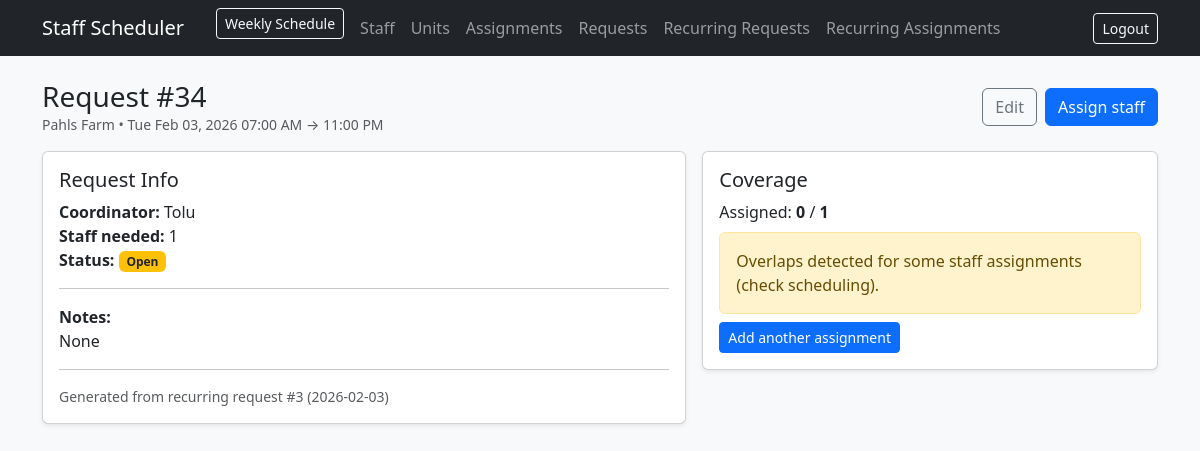
The page /requests/34 (signed in) on the database its author committed.
### app/models.py (models this page shows)
class Request(db.Model):
    __tablename__ = "requests"
    id = db.Column(db.Integer, primary_key=True)
    unit_id = db.Column(db.Integer, db.ForeignKey("units.id"), nullable=False)
    unit = db.relationship("Unit", backref=db.backref("requests", lazy=True))
    coordinator_name = db.Column(db.String(140), nullable=False)
    staff_needed = db.Column(db.Integer, nullable=False)
    start_datetime = db.Column(db.DateTime, nullable=False)
    end_datetime = db.Column(db.DateTime, nullable=False)
    status = db.Column(db.String(20), nullable=False, default="Open")  # Open/Satisfied/Canceled
    created_by_admin_id = db.Column(db.Integer, db.ForeignKey("admins.id"), nullable=False)
    created_by = db.relationship("Admin", backref=db.backref("requests_created", lazy=True))
    notes = db.Column(db.Text, nullable=True)
    created_at = db.Column(db.DateTime, default=datetime.utcnow, nullable=False)
    recurring_id = db.Column(db.Integer, db.ForeignKey("recurring_requests.id"), nullable=True)
    occurrence_date = db.Column(db.Date, nullable=True)
    recurring = db.relationship("RecurringRequest", backref="occurrences")
    __table_args__ = (
    db.UniqueConstraint("recurring_id", "occurrence_date", name="uq_request_recurring_occurrence"),
)

class Unit(db.Model):
    __tablename__ = "units"
    id = db.Column(db.Integer, primary_key=True)
    unit_name = db.Column(db.String(140), nullable=False, index=True)
    address = db.Column(db.String(220), nullable=True)
    is_active = db.Column(db.Boolean, default=True, nullable=False)
    created_at = db.Column(db.DateTime, default=datetime.utcnow, nullable=False)

### app/requests/routes.py (the view)
@requests_bp.route("/<int:request_id>", methods=["GET"])
@login_required
def request_detail(request_id):
    r = StaffRequest.query.get_or_404(request_id)
    filled = filled_count(r)
    sat = is_satisfied(r, filled)
    if r.status != "Canceled":
        new_status = "Satisfied" if sat else "Open"
        if r.status != new_status:
            r.status = new_status
            db.session.commit()
    overlaps = (
        Assignment.query.filter(
            Assignment.status != "Canceled",
            Assignment.start_datetime < r.end_datetime,
            r.start_datetime < Assignment.end_datetime,
        )
        .order_by(Assignment.start_datetime.asc())
        .all()
    )
    return render_template(
        "requests/detail.html",
        r=r,
        filled=filled,
        sat=sat,
        overlaps=overlaps,
    )

### app/requests/routes.py (called while the page is built)
def filled_count(req: StaffRequest) -> int:
    return (
        Assignment.query.filter(
            Assignment.request_id == req.id,
            Assignment.status != "Canceled",
        ).count()
    )

def is_satisfied(req: StaffRequest, filled: int) -> bool:
    return filled >= (req.staff_needed or 0)

### app/templates/requests/detail.html (shortened to what this page needs)
                                                                                                                                                                                                                                                                                                                                                                                                                                     {% extends "base.html" %}
{% block content %}
<div class="d-flex align-items-center justify-content-between mb-3">
  <div>
    <h3 class="mb-0">Request #{{ r.id }}</h3>
    <div class="text-muted small">
      {{ r.unit.unit_name }} • {{ r.start_datetime.strftime("%a %b %d, %Y %I:%M %p") }}
      → {{ r.end_datetime.strftime("%I:%M %p") }}
    </div>
  </div>
  <div class="d-flex gap-2">
    <a class="btn btn-outline-secondary" href="{{ url_for('requests.edit_request', request_id=r.id) }}">Edit</a>
    <a class="btn btn-primary"
       href="{{ url_for('assignments.new_assignment') }}?request_id={{ r.id }}">
      Assign staff
    </a>
  </div>
</div>
<div class="row g-3">
  <div class="col-lg-7">
    <div class="card shadow-sm">
      <div class="card-body">
        <h5 class="mb-2">Request Info</h5>
        <div><b>Coordinator:</b> {{ r.coordinator_name }}</div>
        <div><b>Staff needed:</b> {{ r.staff_needed }}</div>
        <div><b>Status:</b>
          {% if sat %}
            <span class="badge bg-success">Satisfied</span>
          {% elif r.status == "Canceled" %}
            <span class="badge bg-secondary">Canceled</span>
          {% else %}
            <span class="badge bg-warning text-dark">Open</span>
          {% endif %}
        </div>
        {% if r.notes %}
          <hr>
          <div><b>Notes:</b><br>{{ r.notes }}</div>
        {% endif %}
        {% if r.recurring_id %}
          <hr>
          <div class="small text-muted">
            Generated from recurring request #{{ r.recurring_id }}
            {% if r.occurrence_date %} ({{ r.occurrence_date }}){% endif %}
          </div>
        {% endif %}
      </div>
    </div>
  </div>
  <div class="col-lg-5">
    <div class="card shadow-sm">
      <div class="card-body">
        <h5 class="mb-2">Coverage</h5>
        <div class="mb-2">
          Assigned: <b>{{ filled }}</b> / <b>{{ r.staff_needed }}</b>
        </div>
        {% if overlaps and overlaps|length > 0 %}
          <div class="alert alert-warning mb-2">
            Overlaps detected for some staff assignments (check scheduling).
          </div>
        {% endif %}
        <a class="btn btn-sm btn-primary"
           href="{{ url_for('assignments.new_assignment') }}?request_id={{ r.id }}">
          Add another assignment
        </a>
      </div>
    </div>
  </div>
</div>
{% endblock %}

### rows shown on the page
Request: id "34", start_datetime "Tue Feb 03, 2026 07:00 AM", end_datetime "11:00 PM", coordinator_name "Tolu", staff_needed "1", notes "None", recurring_id "3", occurrence_date "2026-02-03"
Unit: unit.unit_name "Pahls Farm"

### other values the page prints
{{ filled }} "0"
